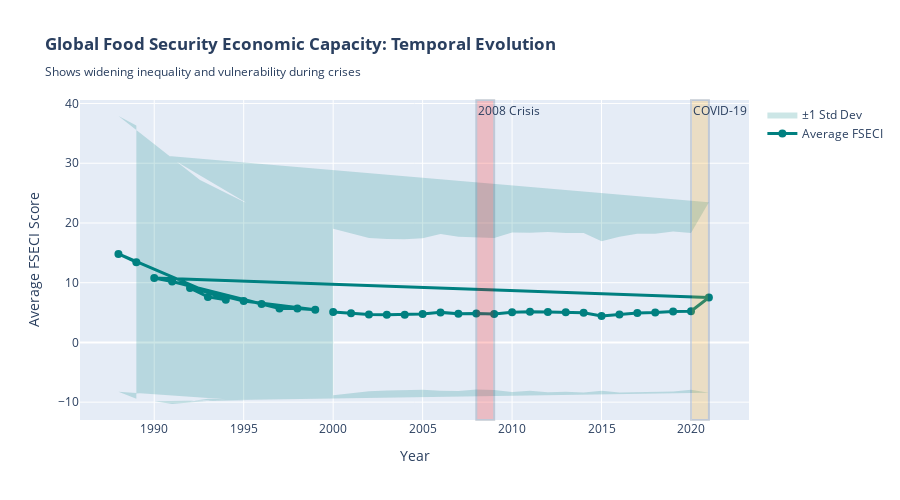
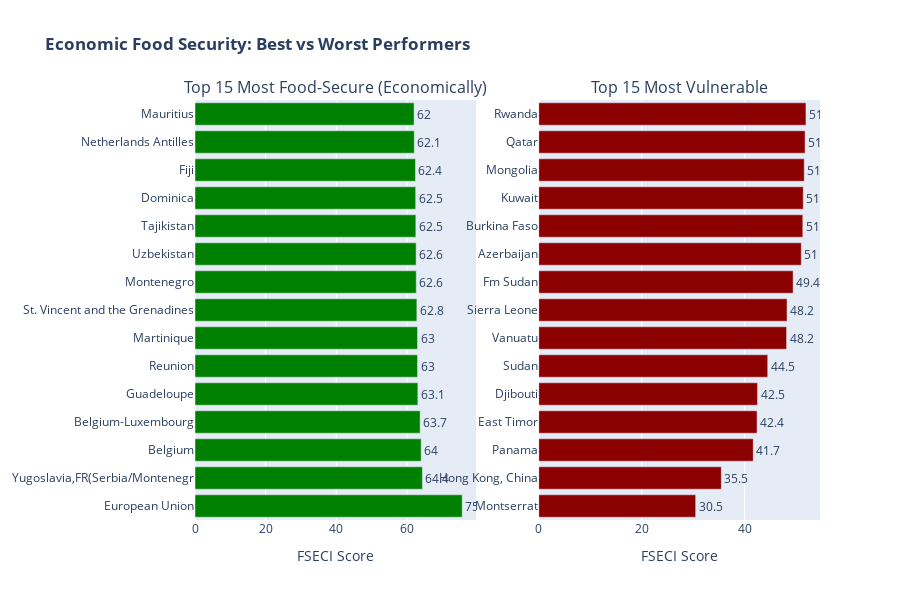

Write notebook code for charts like these, in order.
### Code cell
def calculate_fseci(annual_df, total_trade_df, countrywise_df):

    economic_power = annual_df.groupby('ReporterISO3').agg({
        'AnnualTradeValue': ['mean', 'max', 'std']
    }).reset_index()
    economic_power.columns = ['CountryCode', 'AvgTradeValue', 'MaxTradeValue', 'TradeStdDev']

    #Normalizing
    economic_power['PurchasingPowerScore'] = (
        (economic_power['AvgTradeValue'] - economic_power['AvgTradeValue'].min()) /
        (economic_power['AvgTradeValue'].max() - economic_power['AvgTradeValue'].min()) * 100
    )

    economic_power['CoeffVariation'] = (
        economic_power['TradeStdDev'] / economic_power['AvgTradeValue']
    )
    economic_power['StabilityScore'] = (
        100 - (economic_power['CoeffVariation'] / economic_power['CoeffVariation'].max() * 100)
    )
    economic_power['StabilityScore'] = economic_power['StabilityScore'].clip(0, 100)

    food_dependency = total_trade[total_trade['PartnerISO3'] == 'WLD'].copy()
    food_dependency = food_dependency.groupby('ReporterISO3')['TotalTradeValue'].sum().reset_index()
    food_dependency.columns = ['CountryCode', 'WorldTrade']

    food_dependency['ImportDependencyRatio'] = (
        food_dependency['WorldTrade'] / food_dependency['WorldTrade'].max()
    )
    food_dependency['FoodIndependenceScore'] = (
        (1 - food_dependency['ImportDependencyRatio']) * 100
    )

    resilience = countrywise_df.groupby('CountryName').agg({
        'GrowthPercentage': ['mean', 'std'],
        'CurrentYearTotalTradeValue': 'mean'
    }).reset_index()
    resilience.columns = ['CountryName', 'AvgGrowth', 'GrowthVolatility', 'AvgCurrentTrade']

    resilience['CrisisResilienceScore'] = (
        100 - (resilience['GrowthVolatility'] / resilience['GrowthVolatility'].max() * 100)
    )

    country_mapping = annual_df[['ReporterISO3', 'ReporterName']].drop_duplicates()
    resilience = resilience.merge(
        country_mapping,
        left_on='CountryName',
        right_on='ReporterName',
        how='left'
    )

    fseci = economic_power.merge(food_dependency, on='CountryCode', how='outer')
    fseci = fseci.merge(
        resilience[['ReporterISO3', 'CrisisResilienceScore', 'AvgGrowth']],
        left_on='CountryCode',
        right_on='ReporterISO3',
        how='left'
    )

    fseci = fseci.fillna({
        'PurchasingPowerScore': 0,
        'StabilityScore': 50,
        'FoodIndependenceScore': 50,
        'CrisisResilienceScore': 50,
        'AvgGrowth': 0
    })

    fseci['FSECI'] = (
        0.35 * fseci['PurchasingPowerScore'] +     
        0.25 * fseci['StabilityScore'] +            
        0.20 * fseci['FoodIndependenceScore'] +     
        0.20 * fseci['CrisisResilienceScore']       
    )

    fseci['VulnerabilityCategory'] = pd.cut(
        fseci['FSECI'],
        bins=[0, 25, 50, 75, 100],
        labels=['Critical', 'High', 'Moderate', 'Low']
    )

    return fseci

fseci_data = calculate_fseci(annual_value, total_trade, countrywise)

country_names = annual_value[['ReporterISO3', 'ReporterName']].drop_duplicates()
fseci_data = fseci_data.merge(
    country_names,
    left_on='CountryCode',
    right_on='ReporterISO3',
    how='left'
)

print("✓ Food Security Economic Capacity Index (FSECI) calculated for", len(fseci_data), "countries")

fig1 = make_subplots(
    rows=2, cols=2,
    subplot_titles=(
        'Distribution of FSECI Scores',
        'Component Scores Comparison',
        'FSECI by Vulnerability Category',
        'Economic Capacity vs Food Independence'
    ),
    specs=[
        [{"type": "histogram"}, {"type": "box"}],
        [{"type": "bar"}, {"type": "scatter"}]
    ]
)

fig1.add_trace(
    go.Histogram(
        x=fseci_data['FSECI'],
        nbinsx=40,
        marker_color='teal',
        name='FSECI',
        showlegend=False
    ),
    row=1, col=1
)

components = ['PurchasingPowerScore', 'StabilityScore', 'FoodIndependenceScore', 'CrisisResilienceScore']
for comp in components:
    fig1.add_trace(
        go.Box(
            y=fseci_data[comp],
            name=comp.replace('Score', ''),
            marker_color=['steelblue', 'orange', 'green', 'purple'][components.index(comp)]
        ),
        row=1, col=2
    )

category_counts = fseci_data['VulnerabilityCategory'].value_counts().sort_index()

fig2 = px.choropleth(
    fseci_data,
    locations='CountryCode',
    color='FSECI',
    hover_name='ReporterName',
    hover_data={
        'CountryCode': False,
        'FSECI': ':.2f',
        'PurchasingPowerScore': ':.1f',
        'StabilityScore': ':.1f',
        'FoodIndependenceScore': ':.1f',
        'VulnerabilityCategory': True
    },
    color_continuous_scale='RdYlGn',
    range_color=[0, 100],
    labels={
        'FSECI': 'Food Security Economic Capacity',
        'PurchasingPowerScore': 'Economic Power',
        'StabilityScore': 'Economic Stability',
        'FoodIndependenceScore': 'Food Independence',
        'VulnerabilityCategory': 'Risk Level'
    },
    title='<b>Global Food Security Economic Capacity Index (FSECI)</b><br>' +
          '<sub>Measures economic ability to maintain food access during climate shocks | Lower scores = higher vulnerability</sub>'
)

fig2.update_layout(
    height=600,
    geo=dict(
        showframe=False,
        showcoastlines=True,
        projection_type='natural earth',
        bgcolor='rgba(240,240,240,0.9)'
    )
)

fig2.show()


def calculate_yearly_fseci(annual_df):
    yearly_fseci = []

    for year in annual_df['Year'].unique():
        year_data = annual_df[annual_df['Year'] == year]

        # Simple year-specific FSECI
        year_scores = year_data.groupby('ReporterISO3').agg({
            'AnnualTradeValue': 'sum'
        }).reset_index()

        year_scores['FSECI_Proxy'] = (
            (year_scores['AnnualTradeValue'] - year_scores['AnnualTradeValue'].min()) /
            (year_scores['AnnualTradeValue'].max() - year_scores['AnnualTradeValue'].min()) * 100
        )

        yearly_fseci.append({
            'Year': year,
            'AvgFSECI': year_scores['FSECI_Proxy'].mean(),
            'StdFSECI': year_scores['FSECI_Proxy'].std(),
            'NumCountries': len(year_scores)
        })

    return pd.DataFrame(yearly_fseci)

yearly_fseci = calculate_yearly_fseci(annual_value)

fig3 = go.Figure()

fig3.add_trace(go.Scatter(
    x=yearly_fseci['Year'],
    y=yearly_fseci['AvgFSECI'],
    mode='lines+markers',
    name='Average FSECI',
    line=dict(width=3, color='teal'),
    marker=dict(size=8)
))

fig3.add_trace(go.Scatter(
    x=yearly_fseci['Year'],
    y=yearly_fseci['AvgFSECI'] + yearly_fseci['StdFSECI'],
    mode='lines',
    line=dict(width=0),
    showlegend=False,
    hoverinfo='skip'
))

fig3.add_trace(go.Scatter(
    x=yearly_fseci['Year'],
    y=yearly_fseci['AvgFSECI'] - yearly_fseci['StdFSECI'],
    mode='lines',
    line=dict(width=0),
    fillcolor='rgba(0,128,128,0.2)',
    fill='tonexty',
    name='±1 Std Dev',
    hoverinfo='skip'
))

fig3.add_vrect(x0=2008, x1=2009, fillcolor="red", opacity=0.2,
               annotation_text="2008 Crisis", annotation_position="top left")
fig3.add_vrect(x0=2020, x1=2021, fillcolor="orange", opacity=0.2,
               annotation_text="COVID-19", annotation_position="top left")

fig3.update_layout(
    title='<b>Global Food Security Economic Capacity: Temporal Evolution</b><br>' +
          '<sub>Shows widening inequality and vulnerability during crises</sub>',
    xaxis_title='Year',
    yaxis_title='Average FSECI Score',
    height=500,
    hovermode='x unified',
    showlegend=True
)

fig3.show()


top15 = fseci_data.nlargest(15, 'FSECI')[['ReporterName', 'FSECI', 'VulnerabilityCategory']]
bottom15 = fseci_data.nsmallest(15, 'FSECI')[['ReporterName', 'FSECI', 'VulnerabilityCategory']]

fig4 = make_subplots(
    rows=1, cols=2,
    subplot_titles=('Top 15 Most Food-Secure (Economically)', 'Top 15 Most Vulnerable'),
    specs=[[{"type": "bar"}, {"type": "bar"}]]
)

fig4.add_trace(
    go.Bar(
        y=top15['ReporterName'],
        x=top15['FSECI'],
        orientation='h',
        marker_color='green',
        text=top15['FSECI'].round(1),
        textposition='outside',
        showlegend=False
    ),
    row=1, col=1
)

fig4.add_trace(
    go.Bar(
        y=bottom15['ReporterName'],
        x=bottom15['FSECI'],
        orientation='h',
        marker_color='darkred',
        text=bottom15['FSECI'].round(1),
        textposition='outside',
        showlegend=False
    ),
    row=1, col=2
)

fig4.update_xaxes(title_text="FSECI Score", row=1, col=1)
fig4.update_xaxes(title_text="FSECI Score", row=1, col=2)

fig4.update_layout(
    height=600,
    title_text="<b>Economic Food Security: Best vs Worst Performers</b>",
    showlegend=False
)

fig4.show()



summary = pd.DataFrame({
    'Metric': [
        'Total Countries Analyzed',
        'Average FSECI Score',
        'Countries in Critical Category',
        'Countries in Low Vulnerability',
        'Highest FSECI Country',
        'Lowest FSECI Country',
        'FSECI Standard Deviation',
        'Inequality Coefficient (Gini-like)'
    ],
    'Value': [
        len(fseci_data),
        f"{fseci_data['FSECI'].mean():.2f}",
        len(fseci_data[fseci_data['VulnerabilityCategory'] == 'Critical']),
        len(fseci_data[fseci_data['VulnerabilityCategory'] == 'Low']),
        fseci_data.loc[fseci_data['FSECI'].idxmax(), 'ReporterName'],
        fseci_data.loc[fseci_data['FSECI'].idxmin(), 'ReporterName'],
        f"{fseci_data['FSECI'].std():.2f}",
        f"{fseci_data['FSECI'].std() / fseci_data['FSECI'].mean():.3f}"
    ]
})


fseci_export = fseci_data[[
    'CountryCode', 'ReporterName', 'FSECI', 'VulnerabilityCategory',
    'PurchasingPowerScore', 'StabilityScore', 'FoodIndependenceScore',
    'CrisisResilienceScore'
]].copy()

fseci_export.to_csv('FSECI_SocioEconomic_Indicator.csv', index=False)

### Figure 1 — Plotly figure (JSON) as saved in the notebook; plotly's stock layout.template omitted (floating-point values rounded to 4 significant figures)
{"data": [{"line": {"color": "teal", "width": 3}, "marker": {"size": 8}, "mode": "lines+markers", "name": "Average FSECI", "type": "scatter", "x": [2000, 2001, 2002, 2003, 2004, 2005, 2006, 2007, 2008, 2009, 2010, 2011, 2012, 2013, 2014, 2015, 2016, 2017, 2018, 2019, 2020, 2021, 1990, 1991, 1996, 1997, 1998, 1999, 1995, 1992, 1993, 1994, 1988, 1989], "y": [5.084, 4.889, 4.667, 4.626, 4.653, 4.755, 5.03, 4.796, 4.858, 4.758, 5.047, 5.129, 5.085, 5.04, 4.956, 4.418, 4.67, 4.944, 4.994, 5.185, 5.21, 7.513, 10.78, 10.21, 6.433, 5.688, 5.695, 5.458, 6.924, 9.093, 7.618, 7.14, 14.82, 13.44]}, {"hoverinfo": "skip", "line": {"width": 0}, "mode": "lines", "showlegend": false, "type": "scatter", "x": [2000, 2001, 2002, 2003, 2004, 2005, 2006, 2007, 2008, 2009, 2010, 2011, 2012, 2013, 2014, 2015, 2016, 2017, 2018, 2019, 2020, 2021, 1990, 1991, 1996, 1997, 1998, 1999, 1995, 1992, 1993, 1994, 1988, 1989], "y": [19.01, 18.29, 17.5, 17.3, 17.28, 17.45, 18.13, 17.7, 17.61, 17.49, 18.39, 18.36, 18.51, 18.34, 18.31, 16.93, 17.7, 18.2, 18.21, 18.58, 18.33, 23.46, 31.43, 30.72, 21.86, 19.88, 20.0, 19.44, 23.54, 28.04, 24.67, 23.8, 37.91, 36.33]}, {"fill": "tonexty", "fillcolor": "rgba(0,128,128,0.2)", "hoverinfo": "skip", "line": {"width": 0}, "mode": "lines", "name": "±1 Std Dev", "type": "scatter", "x": [2000, 2001, 2002, 2003, 2004, 2005, 2006, 2007, 2008, 2009, 2010, 2011, 2012, 2013, 2014, 2015, 2016, 2017, 2018, 2019, 2020, 2021, 1990, 1991, 1996, 1997, 1998, 1999, 1995, 1992, 1993, 1994, 1988, 1989], "y": [-8.844, -8.512, -8.164, -8.049, -7.974, -7.941, -8.073, -8.113, -7.896, -7.974, -8.295, -8.101, -8.336, -8.259, -8.394, -8.095, -8.364, -8.311, -8.227, -8.21, -7.905, -8.437, -9.861, -10.31, -8.994, -8.505, -8.606, -8.52, -9.688, -9.854, -9.436, -9.516, -8.263, -9.443]}], "layout": {"annotations": [{"showarrow": false, "text": "2008 Crisis", "x": 2008, "xanchor": "left", "xref": "x", "y": 1, "yanchor": "top", "yref": "y domain"}, {"showarrow": false, "text": "COVID-19", "x": 2020, "xanchor": "left", "xref": "x", "y": 1, "yanchor": "top", "yref": "y domain"}], "height": 500, "hovermode": "x unified", "shapes": [{"fillcolor": "red", "opacity": 0.2, "type": "rect", "x0": 2008, "x1": 2009, "xref": "x", "y0": 0, "y1": 1, "yref": "y domain"}, {"fillcolor": "orange", "opacity": 0.2, "type": "rect", "x0": 2020, "x1": 2021, "xref": "x", "y0": 0, "y1": 1, "yref": "y domain"}], "showlegend": true, "title": {"text": "<b>Global Food Security Economic Capacity: Temporal Evolution</b><br><sub>Shows widening inequality and vulnerability during crises</sub>"}, "xaxis": {"title": {"text": "Year"}}, "yaxis": {"title": {"text": "Average FSECI Score"}}}}

### Figure 2 — Plotly figure (JSON) as saved in the notebook; plotly's stock layout.template omitted (floating-point values rounded to 4 significant figures)
{"data": [{"marker": {"color": "green"}, "orientation": "h", "showlegend": false, "text": [75.6, 64.4, 64.0, 63.7, 63.1, 63.0, 63.0, 62.8, 62.6, 62.6, 62.5, 62.5, 62.4, 62.1, 62.0], "textposition": "outside", "type": "bar", "x": [75.63, 64.37, 64.02, 63.73, 63.08, 63.0, 62.99, 62.8, 62.63, 62.6, 62.52, 62.47, 62.41, 62.07, 62.01], "xaxis": "x", "y": ["European Union", "Yugoslavia,FR(Serbia/Montenegr", "Belgium", "Belgium-Luxembourg", "Guadeloupe", "Reunion", "Martinique", "St. Vincent and the Grenadines", "Montenegro", "Uzbekistan", "Tajikistan", "Dominica", "Fiji", "Netherlands Antilles", "Mauritius"], "yaxis": "y"}, {"marker": {"color": "darkred"}, "orientation": "h", "showlegend": false, "text": [30.5, 35.5, 41.7, 42.4, 42.5, 44.5, 48.2, 48.2, 49.4, 51.0, 51.3, 51.4, 51.6, 51.7, 51.9], "textposition": "outside", "type": "bar", "x": [30.48, 35.47, 41.67, 42.41, 42.5, 44.48, 48.15, 48.24, 49.42, 51.0, 51.3, 51.39, 51.58, 51.74, 51.91], "xaxis": "x2", "y": ["Montserrat", "Hong Kong, China", "Panama", "East Timor", "Djibouti", "Sudan", "Vanuatu", "Sierra Leone", "Fm Sudan", "Azerbaijan", "Burkina Faso", "Kuwait", "Mongolia", "Qatar", "Rwanda"], "yaxis": "y2"}], "layout": {"annotations": [{"font": {"size": 16}, "showarrow": false, "text": "Top 15 Most Food-Secure (Economically)", "x": 0.225, "xanchor": "center", "xref": "paper", "y": 1, "yanchor": "bottom", "yref": "paper"}, {"font": {"size": 16}, "showarrow": false, "text": "Top 15 Most Vulnerable", "x": 0.775, "xanchor": "center", "xref": "paper", "y": 1, "yanchor": "bottom", "yref": "paper"}], "height": 600, "showlegend": false, "title": {"text": "<b>Economic Food Security: Best vs Worst Performers</b>"}, "xaxis": {"anchor": "y", "domain": [0, 0.45], "title": {"text": "FSECI Score"}}, "xaxis2": {"anchor": "y2", "domain": [0.55, 1], "title": {"text": "FSECI Score"}}, "yaxis": {"anchor": "x", "domain": [0, 1]}, "yaxis2": {"anchor": "x2", "domain": [0, 1]}}}
